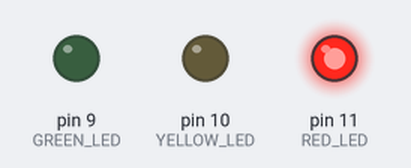
The sketch below on a simulated Arduino Uno, built with avr-gcc and run on an emulated ATmega328P. On the bench: output pins drawn as LEDs (lit = HIGH).

Above: at 0.5 s.
At 2.5 s:
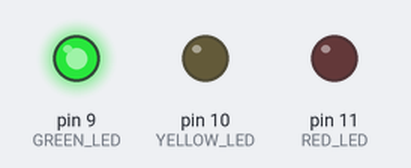
At 10.5 s:
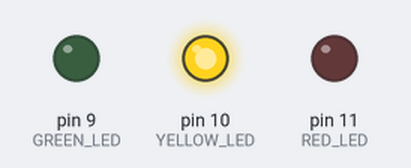
Timing chart, 0 to 11.7 s (numbered marks = the images above):
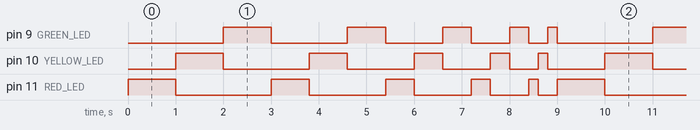

Measured:
- by itself, pin 11 (RED_LED): repeats every 9.0 s: LOW 2.0 s, HIGH 0.80 s, LOW 1.6 s, HIGH 0.60 s, LOW 1.2 s, HIGH 0.40 s, LOW 0.80 s, HIGH 0.20 s, LOW 0.40 s, HIGH 1.0 s
- by itself, pin 9 (GREEN_LED): repeats every 9.0 s: LOW 1.6 s, HIGH 0.80 s, LOW 1.2 s, HIGH 0.60 s, LOW 0.80 s, HIGH 0.40 s, LOW 0.40 s, HIGH 0.20 s, LOW 2.0 s, HIGH 1.0 s
- by itself, everything shown: repeats every 9.0 s, in 15 steps

The sketch:

Repeatedly_turning_on_LED_for_cycles.ino
```cpp
const int RED_LED = 11;
const int YELLOW_LED = 10;
const int GREEN_LED = 9;

void setup() {
  pinMode(RED_LED, OUTPUT);
  pinMode(YELLOW_LED, OUTPUT);
  pinMode(GREEN_LED, OUTPUT);
}

void loop() {
  for (int i = 1000; i >= 200; i -= 200) {
    digitalWrite(RED_LED, HIGH);
    delay(i);
    digitalWrite(RED_LED, LOW);
    digitalWrite(YELLOW_LED, HIGH);
    delay(i);
    digitalWrite(YELLOW_LED, LOW);
    digitalWrite(GREEN_LED, HIGH);
    delay(i);
    digitalWrite(GREEN_LED, LOW);
  }
}
```
